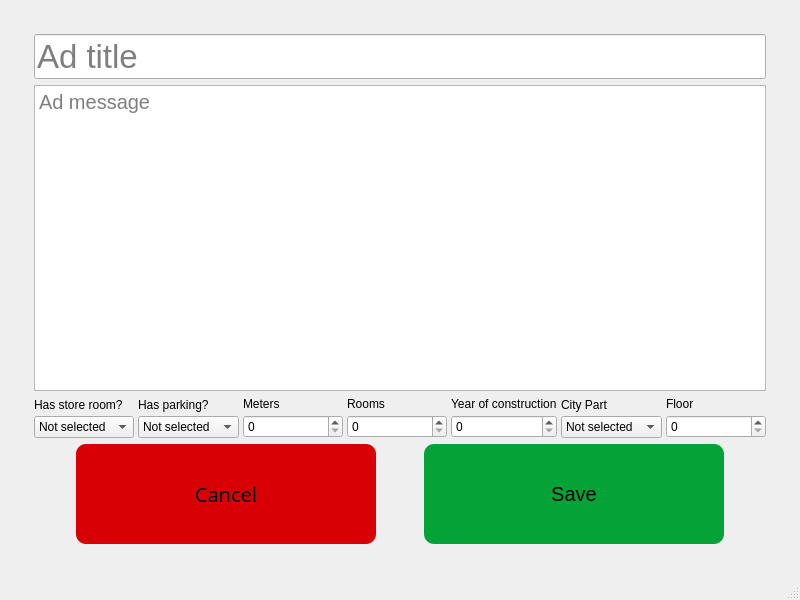
<?xml version="1.0" encoding="UTF-8"?>
<ui version="4.0">
 <class>MainWindow</class>
 <widget class="QMainWindow" name="MainWindow">
  <property name="geometry">
   <rect>
    <x>0</x>
    <y>0</y>
    <width>800</width>
    <height>600</height>
   </rect>
  </property>
  <property name="windowTitle">
   <string>Edit Or Add House - SOAS</string>
  </property>
  <property name="styleSheet">
   <string notr="true"/>
  </property>
  <widget class="QWidget" name="centralwidget">
   <layout class="QVBoxLayout" name="verticalLayout_2">
    <item>
     <layout class="QVBoxLayout" name="verticalLayout">
      <property name="leftMargin">
       <number>25</number>
      </property>
      <property name="topMargin">
       <number>25</number>
      </property>
      <property name="rightMargin">
       <number>25</number>
      </property>
      <property name="bottomMargin">
       <number>25</number>
      </property>
      <item>
       <widget class="QLineEdit" name="AdTitle">
        <property name="font">
         <font>
          <pointsize>25</pointsize>
         </font>
        </property>
        <property name="placeholderText">
         <string>Ad title</string>
        </property>
       </widget>
      </item>
      <item>
       <widget class="QTextEdit" name="AdMessage">
        <property name="font">
         <font>
          <pointsize>15</pointsize>
         </font>
        </property>
        <property name="placeholderText">
         <string>Ad message</string>
        </property>
       </widget>
      </item>
      <item>
       <layout class="QHBoxLayout" name="horizontalLayout_4">
        <item>
         <layout class="QHBoxLayout" name="horizontalLayout_2">
          <property name="spacing">
           <number>4</number>
          </property>
          <item>
           <layout class="QVBoxLayout" name="verticalLayout_9">
            <item>
             <widget class="QLabel" name="label_7">
              <property name="text">
               <string>Has store room?</string>
              </property>
             </widget>
            </item>
            <item>
             <widget class="QComboBox" name="StoreCombo">
              <item>
               <property name="text">
                <string>Not selected</string>
               </property>
              </item>
              <item>
               <property name="text">
                <string>Yes</string>
               </property>
              </item>
              <item>
               <property name="text">
                <string>No</string>
               </property>
              </item>
             </widget>
            </item>
           </layout>
          </item>
          <item>
           <layout class="QVBoxLayout" name="verticalLayout_10">
            <item>
             <widget class="QLabel" name="label_8">
              <property name="text">
               <string>Has parking?</string>
              </property>
             </widget>
            </item>
            <item>
             <widget class="QComboBox" name="ParkingCombo">
              <item>
               <property name="text">
                <string>Not selected</string>
               </property>
              </item>
              <item>
               <property name="text">
                <string>Yes</string>
               </property>
              </item>
              <item>
               <property name="text">
                <string>No</string>
               </property>
              </item>
             </widget>
            </item>
           </layout>
          </item>
          <item>
           <layout class="QVBoxLayout" name="verticalLayout_4">
            <item>
             <widget class="QLabel" name="label_2">
              <property name="text">
               <string>Meters</string>
              </property>
             </widget>
            </item>
            <item>
             <widget class="QSpinBox" name="MeterSpin">
              <property name="maximum">
               <number>1000</number>
              </property>
             </widget>
            </item>
           </layout>
          </item>
          <item>
           <layout class="QVBoxLayout" name="verticalLayout_5">
            <item>
             <widget class="QLabel" name="label_3">
              <property name="text">
               <string>Rooms</string>
              </property>
             </widget>
            </item>
            <item>
             <widget class="QSpinBox" name="RoomSpin"/>
            </item>
           </layout>
          </item>
          <item>
           <layout class="QVBoxLayout" name="verticalLayout_6">
            <item>
             <widget class="QLabel" name="label_4">
              <property name="text">
               <string>Year of construction</string>
              </property>
             </widget>
            </item>
            <item>
             <widget class="QSpinBox" name="YearSpin"/>
            </item>
           </layout>
          </item>
          <item>
           <layout class="QVBoxLayout" name="verticalLayout_3">
            <item>
             <widget class="QLabel" name="label">
              <property name="text">
               <string>City Part</string>
              </property>
             </widget>
            </item>
            <item>
             <widget class="QComboBox" name="CityPartCombo">
              <item>
               <property name="text">
                <string>Not selected</string>
               </property>
              </item>
              <item>
               <property name="text">
                <string>North</string>
               </property>
              </item>
              <item>
               <property name="text">
                <string>South</string>
               </property>
              </item>
              <item>
               <property name="text">
                <string>East</string>
               </property>
              </item>
              <item>
               <property name="text">
                <string>West</string>
               </property>
              </item>
             </widget>
            </item>
           </layout>
          </item>
          <item>
           <layout class="QVBoxLayout" name="verticalLayout_7">
            <item>
             <widget class="QLabel" name="label_5">
              <property name="text">
               <string>Floor</string>
              </property>
             </widget>
            </item>
            <item>
             <widget class="QSpinBox" name="FloorSpin">
              <property name="maximum">
               <number>1000</number>
              </property>
             </widget>
            </item>
           </layout>
          </item>
         </layout>
        </item>
       </layout>
      </item>
      <item>
       <layout class="QHBoxLayout" name="horizontalLayout">
        <item>
         <widget class="QPushButton" name="CancelBtn">
          <property name="sizePolicy">
           <sizepolicy hsizetype="Minimum" vsizetype="Expanding">
            <horstretch>0</horstretch>
            <verstretch>0</verstretch>
           </sizepolicy>
          </property>
          <property name="maximumSize">
           <size>
            <width>300</width>
            <height>100</height>
           </size>
          </property>
          <property name="font">
           <font>
            <family>Noto Sans</family>
            <pointsize>15</pointsize>
           </font>
          </property>
          <property name="styleSheet">
           <string notr="true">background-color: rgb(216, 0, 4);
border-radius: 10px;
padding: 0px 5px;</string>
          </property>
          <property name="text">
           <string>Cancel</string>
          </property>
         </widget>
        </item>
        <item>
         <widget class="QPushButton" name="SaveBtn">
          <property name="sizePolicy">
           <sizepolicy hsizetype="Minimum" vsizetype="Expanding">
            <horstretch>0</horstretch>
            <verstretch>0</verstretch>
           </sizepolicy>
          </property>
          <property name="maximumSize">
           <size>
            <width>300</width>
            <height>100</height>
           </size>
          </property>
          <property name="font">
           <font>
            <pointsize>15</pointsize>
           </font>
          </property>
          <property name="styleSheet">
           <string notr="true">background-color: rgb(5, 163, 55);
border-radius: 10px;
padding: 0px 5px;</string>
          </property>
          <property name="text">
           <string>Save</string>
          </property>
         </widget>
        </item>
       </layout>
      </item>
     </layout>
    </item>
   </layout>
  </widget>
  <widget class="QMenuBar" name="menubar">
   <property name="geometry">
    <rect>
     <x>0</x>
     <y>0</y>
     <width>800</width>
     <height>30</height>
    </rect>
   </property>
  </widget>
  <widget class="QStatusBar" name="statusbar"/>
 </widget>
 <resources>
  <include location="bg.qrc"/>
 </resources>
 <connections/>
</ui>
